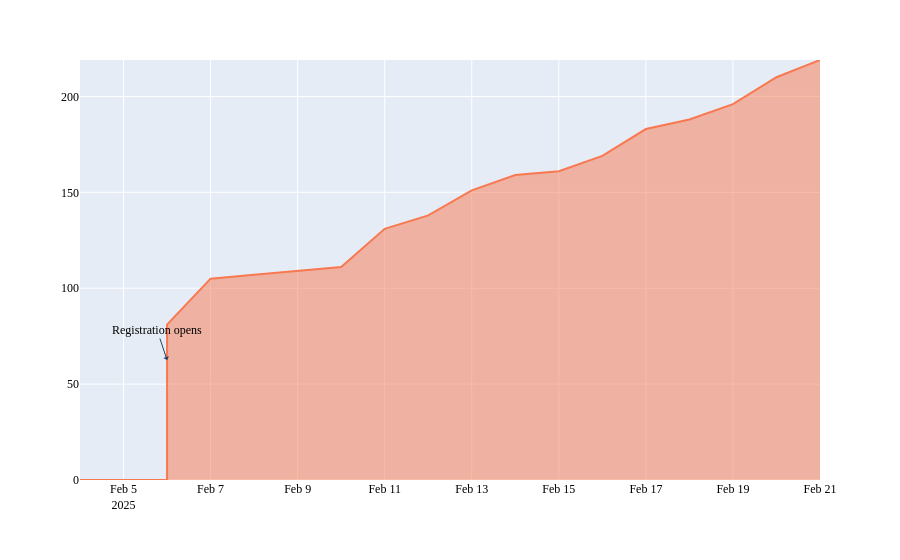

The notebook cell this image was saved under:
### Markdown cell above
# OSSFE in numbers

## Sold out in 2 weeks!

On the day registration opened, 80 seats were reserved. Within about two weeks, all seats were fully booked!

### Code cell
import pandas as pd
import plotly.express as px
from pypalettes import load_cmap

cmap = load_cmap("blaziken")

# read registrations.csv
df = pd.read_csv("registrations.csv")

# remove all line breaks
df = df.replace("\n", " ", regex=True)

# remove duplicate emails
df = df.drop_duplicates(subset=["Email Address"])

# based on the Timestamp column, plot a line chart of the number of registrations per day
df["Timestamp"] = pd.to_datetime(df["Timestamp"])
df["Date"] = df["Timestamp"].dt.date
df = df.groupby("Date").size().reset_index(name="Count")

# now instead of plotting the number of registrations per day plot the total number of registrations
# up to that day

df["Cumulative"] = df["Count"].cumsum()

# add a couple of zeros to the beginning of the dataframe to make the plot look better

previous_days = pd.DataFrame(
    {
        "Date": pd.date_range(
            start=df["Date"].min() - pd.Timedelta(days=2),
            end=df["Date"].min(),
            freq="D",
        ),
        "Count": 0,
        "Cumulative": 0,
    }
)
df = pd.concat([previous_days, df])

df = df.reset_index(drop=True)

fig = px.area(
    df,
    x="Date",
    # title="Registrations",
    y="Cumulative",
)

# Update the area color
colours = [f"rgb{tuple(rgb)}" for rgb in cmap.rgb]
fig.update_traces(line_color=colours[0])

# ylim bottom at zero
fig.update_yaxes(range=[0, df["Cumulative"].max()])
fig.update_yaxes(title_text="")
fig.update_xaxes(title_text="")

# annotate Feb 6th "Registration opens"
fig.add_annotation(
    x="2025-02-06",
    y=0,
    text="Registration opens",
    showarrow=True,
    arrowhead=1,
    yshift=120,
)
fig.update_layout(font=dict(family="Coolvetica", color="black"))

fig

### Figure 1 — Plotly figure (JSON) as saved in the notebook; plotly's stock layout.template omitted (floating-point values rounded to 4 significant figures)
{"data": [{"fillpattern": {"shape": ""}, "hovertemplate": "Date=%{x}<br>Cumulative=%{y}<extra></extra>", "legendgroup": "", "line": {"color": "rgb(248, 120, 80)"}, "marker": {"symbol": "circle"}, "mode": "lines", "name": "", "orientation": "v", "showlegend": false, "stackgroup": "1", "type": "scatter", "x": ["2025-02-04T00:00:00", "2025-02-05T00:00:00", "2025-02-06T00:00:00", "2025-02-06", "2025-02-07", "2025-02-08", "2025-02-10", "2025-02-11", "2025-02-12", "2025-02-13", "2025-02-14", "2025-02-15", "2025-02-16", "2025-02-17", "2025-02-18", "2025-02-19", "2025-02-20", "2025-02-21"], "xaxis": "x", "y": [0, 0, 0, 81, 105, 107, 111, 131, 138, 151, 159, 161, 169, 183, 188, 196, 210, 219], "yaxis": "y"}], "layout": {"annotations": [{"arrowhead": 1, "showarrow": true, "text": "Registration opens", "x": "2025-02-06", "y": 0, "yshift": 120}], "font": {"color": "black", "family": "Coolvetica"}, "legend": {"tracegroupgap": 0}, "margin": {"t": 60}, "xaxis": {"anchor": "y", "domain": [0, 1], "title": {"text": ""}}, "yaxis": {"anchor": "x", "domain": [0, 1], "range": [0, 219], "title": {"text": ""}}}}
